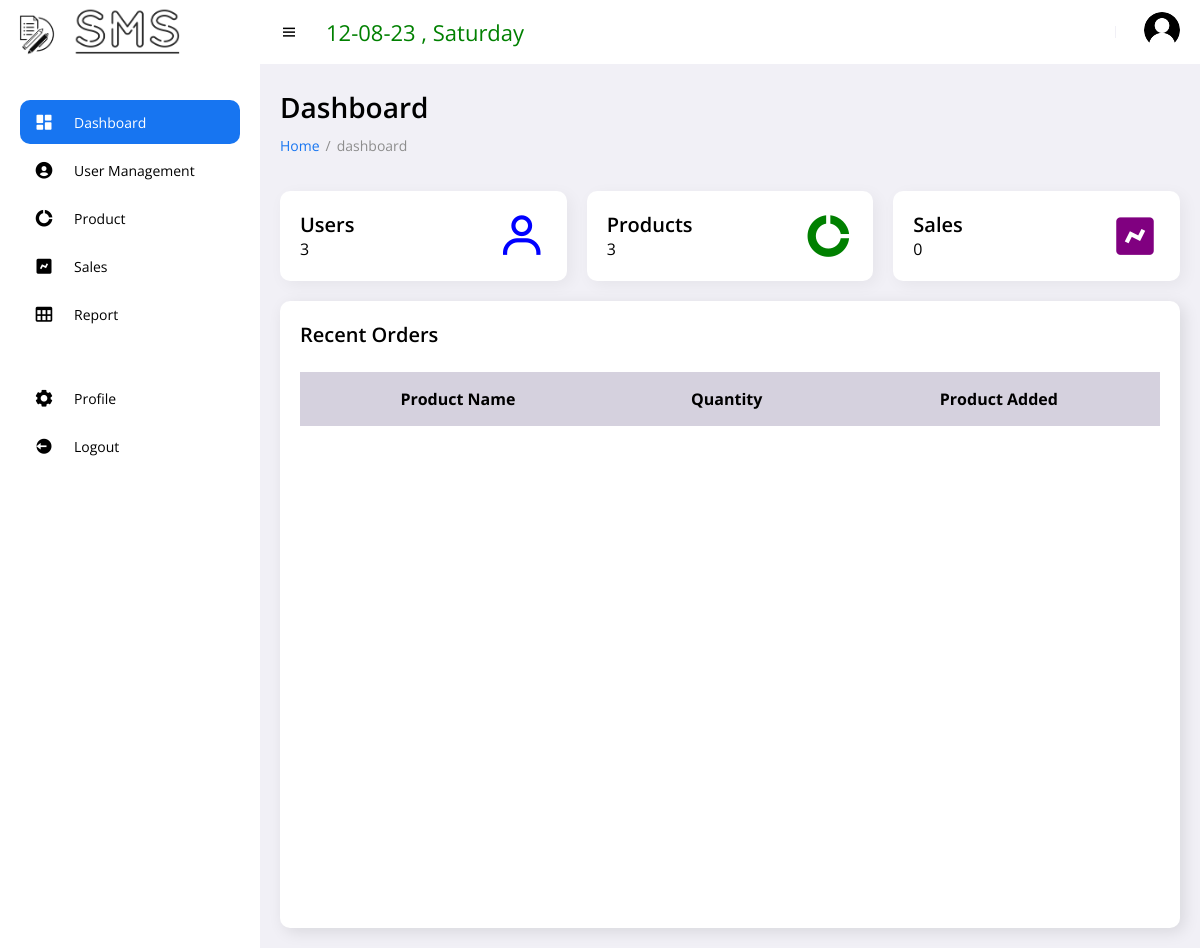
/admin_dashboard.php (signed in), run on an earlier commit of the app's database.
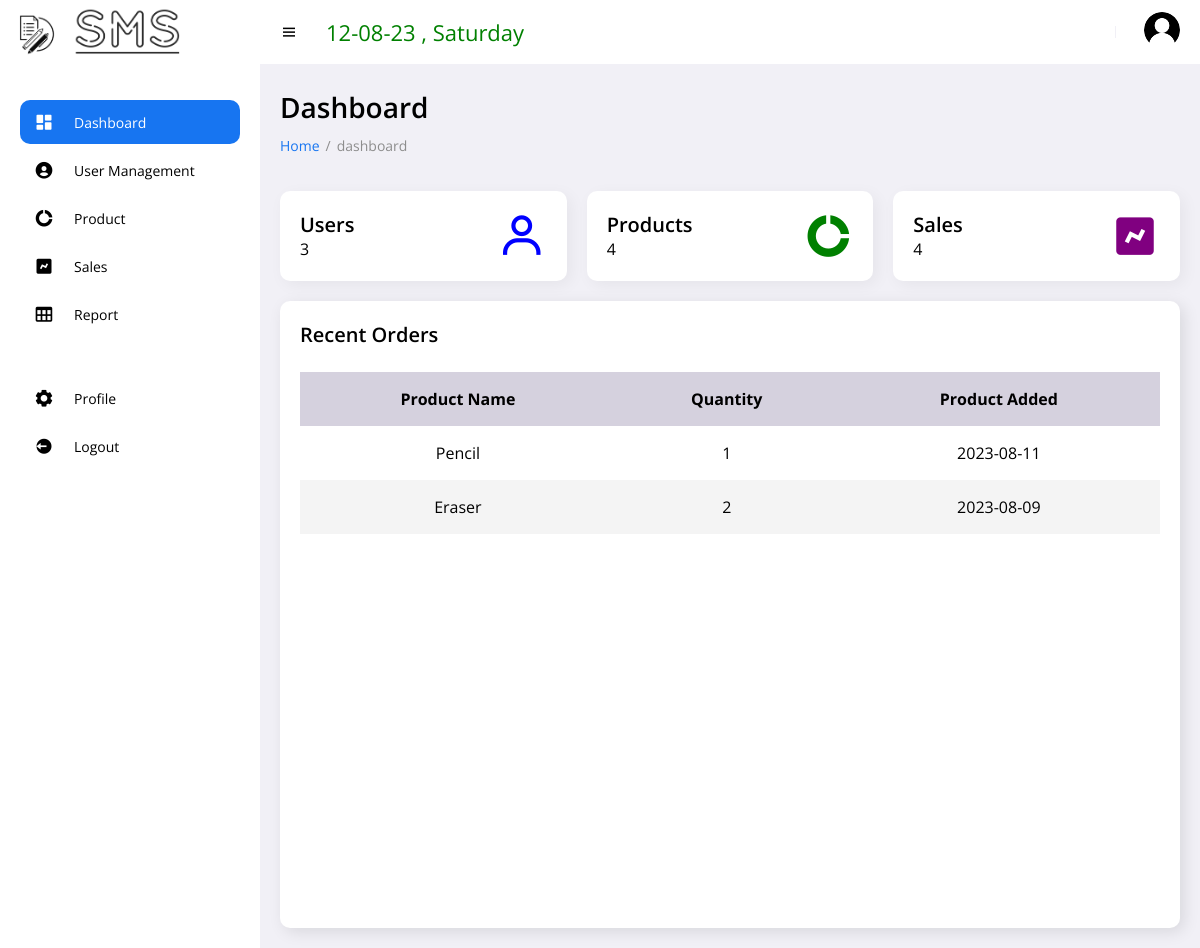
And on a later commit of the database.
### tables this page shows
CREATE TABLE `purchase_list` (
  `purchase_id` int(11) NOT NULL,
  `user_id` int(11) NOT NULL,
  `product_name` varchar(50) NOT NULL,
  `product_image` varchar(255) NOT NULL,
  `product_rate` varchar(255) NOT NULL,
  `product_quantity` varchar(110) NOT NULL,
  `purchase_date` date DEFAULT current_timestamp()
);

### admin_dashboard.php (the view, shortened to what this page needs)
<!DOCTYPE html>
<?php
include './includes/connection.php';
?>
<html lang="en">
<head>
	<link href='https://unpkg.com/boxicons@2.0.9/css/boxicons.min.css' rel='stylesheet'>
	<link rel="stylesheet" href="assets/css/style.css">
	<link rel="stylesheet" href="assets/css/add.css">
</head>
<body>
	<section id="sidebar">
		<?php
			if($_SESSION['user_type'] == 1){
				header('location:user_dashboard.php');
			}
			else{
				include 'layouts/admin_menu.php';
			}
		?>
  <main >
    <h1 class="title">Dashboard</h1>
    <ul class="breadcrumbs">
        <li><a href="admin_dashboard.php">Home</a></li>
        <li class="divider">/</li>
        <li><a href="admin_dashboard.php" class="active">dashboard</a></li>
    </ul>
	<div class="info-data">
		<div class="card">
			<div class="head">
				<div class="items">
					<h2>Users</h2>
					<?php
						$check_user = "SELECT * FROM users ";
						$query_user = mysqli_query($con,$check_user);
						$row = mysqli_num_rows($query_user);
					?>
					<p><?php  echo $row;?></p>
				</div>
				<i class='bx bx-user' style="color:blue;"></i>
			</div>
		</div>
		<div class="card">
			<div class="head">
				<div>
					<h2>Products</h2>
					<?php
						$check_product = "SELECT * FROM product ";
						$query_product = mysqli_query($con,$check_product);
						$row_product = mysqli_num_rows($query_product);
						$check_sales = "SELECT * FROM purchase_list ";
						$query_sales = mysqli_query($con,$check_sales);
						$row_sales = mysqli_num_rows($query_sales);
						$fetch_quantity = mysqli_fetch_assoc($query_sales);
						$n=$row_sales;
						$sales = 0;
						for($a=1;$a<=$n;$a++){
							$sales = $sales + $fetch_quantity['product_quantity'];
						}
					?>
					<p><?php echo $row_product;?></p>
				</div>
				<i class='bx bxs-doughnut-chart icon' style="color:green;"></i>
			</div>
		</div>
		<div class="card">
			<div class="head">
				<div>
					<h2>Sales</h2>
					<p><?php echo $sales;?></p>
				</div>
				<i class='bx bxs-chart icon' style="color:purple;"></i>
			</div>
		</div>
	</div>
	<div class="data">
		<div class="content-data">
			<div class="head">
				<h3>Recent Orders</h3>
			</div>
			<div class="table">
            <section class="table_body">
                <table >
                    <?php
                        include 'includes/connection.php';
                    ?>
                    <thead>
                        <tr>
                            <th>Product Name</th>
                            <th>Quantity</th>
                            <th>Product Added</th>
                        </tr>
                    </thead>
                    <tbody>
					<?php
                        $select_product = mysqli_query($con, "SELECT * FROM purchase_list  ORDER BY purchase_date DESC LIMIT 7");
                        if(mysqli_num_rows($select_product) > 0){
                           while( $fetch_purchase = mysqli_fetch_assoc($select_product)){
                        ?>
                        <tr>
                            <td><?php  echo $fetch_purchase['product_name']?></td>
                            <td><?php  echo $fetch_purchase['product_quantity'] ?></td>
                            <td><?php echo $fetch_purchase['purchase_date'] ?></td>
                        </tr>
                        <?php
                           }
                        }
                    ?>
                    </tbody>
                </table>
            </section>
		</div>
	</div>
  </main>
</section>
</body>
</html>

What changed in the data, as far as the page shows it:
added purchase_list: product_name "Pencil", product_quantity "1", purchase_date "2023-08-11"
added purchase_list: product_name "Eraser", product_quantity "2", purchase_date "2023-08-09"
Also different on the page:
$row_product: "3" → "4"
$sales: "0" → "4"
